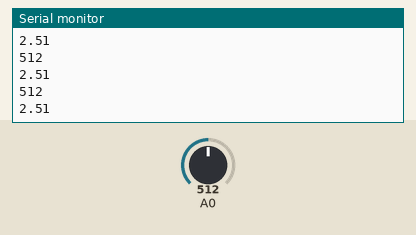
This sketch was run on a simulated Arduino Uno, built with avr-gcc and run on an emulated ATmega328P. On the bench: the last lines printed to the serial monitor. Inputs (shaded band) come from the test bench; at power-on: A0 = 512.

Above: at 1.2 s.
1.3 s: A0 set to 716
At 1.9 s:
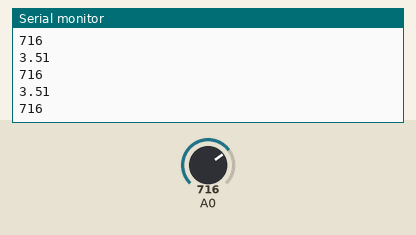
2.8 s: A0 set to 900
At 3.3 s:
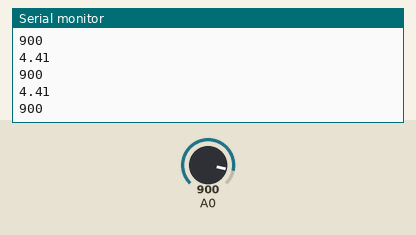
Timing chart, 0 to 5.8 s (numbered marks = the images above; inputs shaded):
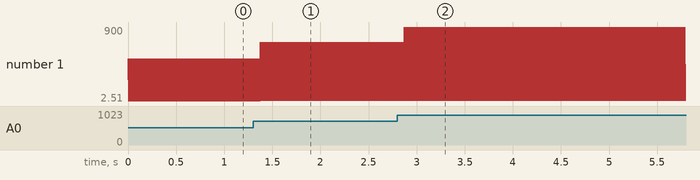

Measured:
- after the input at 1.3 s, the serial monitor: prints a new line after 0.07 s (image 1)
- after the input at 2.8 s, the serial monitor: prints a new line after 0.07 s (image 2)
- plotted number 1: 2.51 → 3.51 after the input at 1.3 s, 3.51 → 900 after the input at 2.8 s

The sketch:

index.ino
```cpp
int value;
float volt;

void setup(){
  Serial.begin(9600);
}

void loop(){
  value = analogRead(A0);
  volt = value * 0.0049;

  Serial.println(value); // show only value 5v = 1024
  Serial.println(volt); // show volt data
}
```
